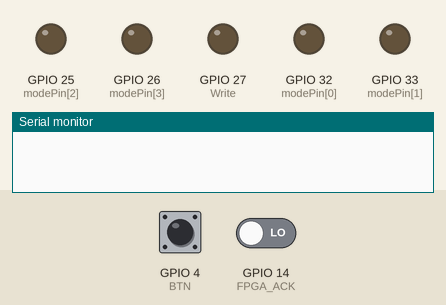
The sketch below on a simulated ESP32. On the bench: output pins drawn as LEDs (lit = HIGH), the last lines printed to the serial monitor. The inputs (shaded band) are chosen by the test bench; at power-on: GPIO 4 (BTN) HIGH, GPIO 14 (FPGA_ACK) LOW.

Above: at 1.2 s.
1.3 s: GPIO 4 (BTN) pulled LOW for 0.15 s
At 2.0 s:
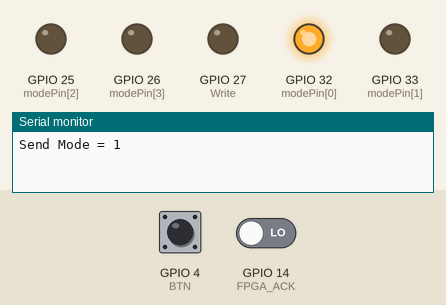
2.9 s: GPIO 4 (BTN) pulled LOW for 1 s
At 3.2 s:
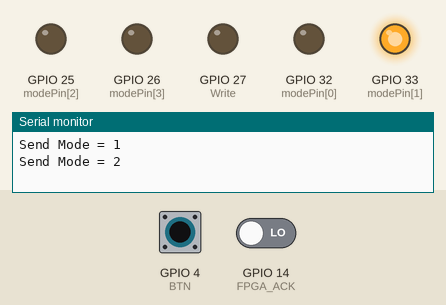
5.4 s: GPIO 4 (BTN) pulled LOW for 0.15 s
At 6.3 s:
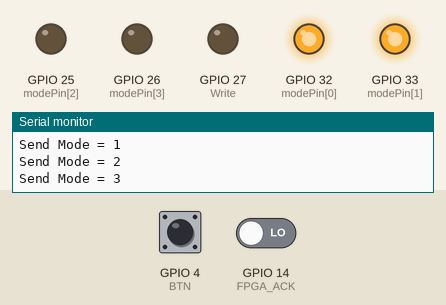
7.0 s: GPIO 4 (BTN) pulled LOW for 3.2 s
At 7.5 s:
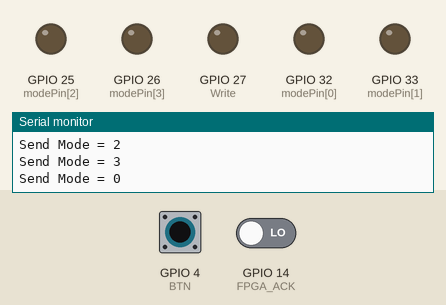
Timing chart, 0 to 10.0 s (numbered marks = the images above; inputs shaded):
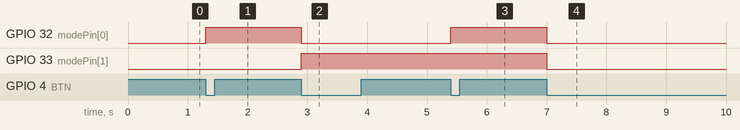

Measured:
- after the input at 1.3 s, GPIO 32 (modePin[0]): LOW → HIGH at once
- after the input at 2.9 s, GPIO 32 (modePin[0]): HIGH → LOW at once; GPIO 33 (modePin[1]): LOW → HIGH at once
- after the input at 5.4 s, GPIO 32 (modePin[0]): LOW → HIGH at once
- after the input at 7.0 s, GPIO 32 (modePin[0]), GPIO 33 (modePin[1]): HIGH → LOW at once

The sketch:

TxRxData.ino
```cpp
#include <Wire.h>
#include <Adafruit_MCP4725.h>

#define SDA_PIN 21
#define SCL_PIN 22

const float Vref = 3.3;

Adafruit_MCP4725 dac;
#define BTN         4
// ESP32 -> FPGA
#define Write    27
int modePin[4] = {32, 33, 25, 26};

// FPGA -> ESP32
#define FPGA_ACK    14
int dataRxPin[4] = {16, 17, 18, 19};

uint8_t mode = 0;
int lastBtn = HIGH;

// -----------------------------
// Send mode To FPGA (4-bit)
// -----------------------------
void sendMode(uint8_t val) {
    for (int i = 0; i < 4; i++) {
        digitalWrite(modePin[i], (val >> i) & 1);
    }

    digitalWrite(Write, HIGH);
    delayMicroseconds(5);
    digitalWrite(Write, LOW);
}
// -----------------------------
// Read 4 Nibble form FPGA
// -----------------------------
uint8_t readNibble() {
    uint8_t val = 0;
    for (int i = 0; i < 4; i++) {
        val |= digitalRead(dataRxPin[i]) << i;
    }
    return val;
}
// -----------------------------
// ReciveData 12-bit form FPGA
// -----------------------------
uint16_t readFpgaData() {
    uint16_t data = 0;

    for (int i = 0; i < 3; i++) {
        while (!digitalRead(FPGA_ACK));   // รอ FPGA
        data |= readNibble() << (i * 4);
        while (digitalRead(FPGA_ACK));    // รอ ACK ลง
    }
    return data;
}

void setup() {
    Serial.begin(115200);

    pinMode(BTN, INPUT_PULLUP);

    pinMode(Write, OUTPUT);
    digitalWrite(Write, LOW);

    for (int i = 0; i < 4; i++) {
        pinMode(modePin[i], OUTPUT);
        pinMode(dataRxPin[i], INPUT);
    }

    pinMode(FPGA_ACK, INPUT);
}

void loop() {
    int btn = digitalRead(BTN);

    // Change mode
    if (btn == LOW && lastBtn == HIGH) {
        mode = (mode + 1) & 0x03;   // 0–3
        sendMode(mode);

        Serial.print("Send Mode = ");
        Serial.println(mode);

        delay(300); // debounce
    }
    lastBtn = btn;

    // Read Data FPGA
    if (digitalRead(FPGA_ACK)) {
        uint16_t data = readFpgaData();
        Serial.print("FPGA Data = ");
        Serial.println(data);
    }
}
```
